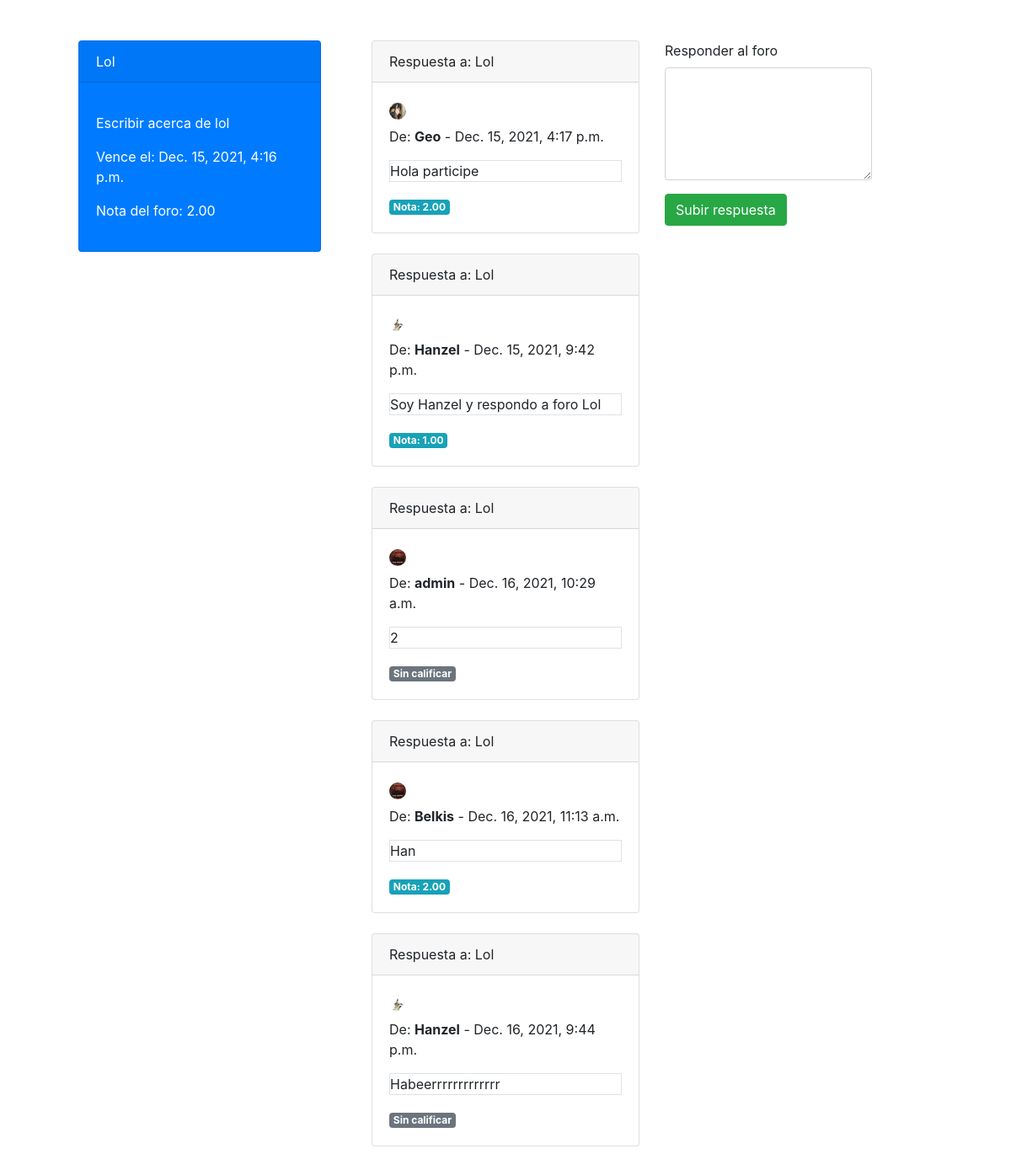
Before: /foro/4 with the older database file.
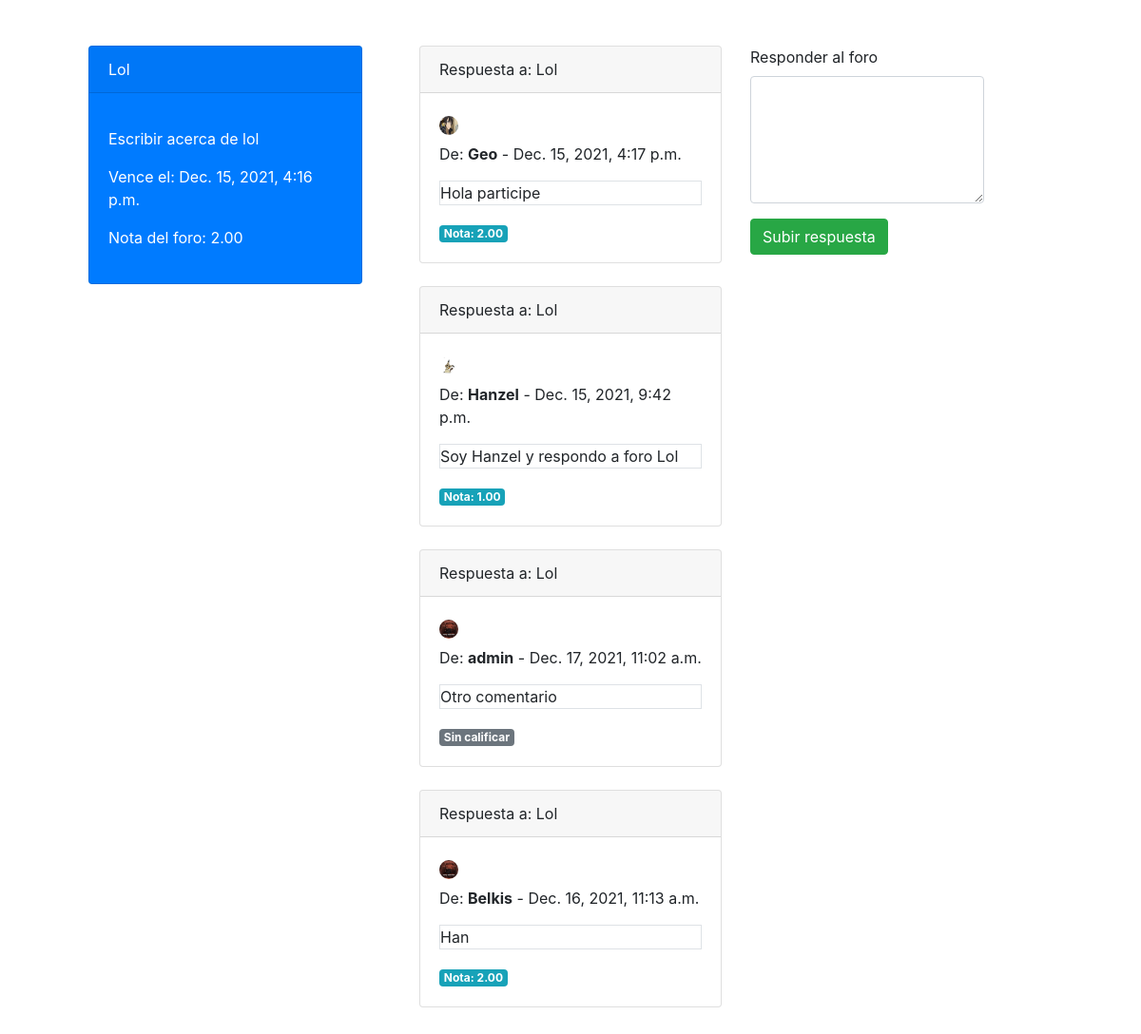
After: the same page with the newer database file.
### PortAll50/models.py (models this page shows, shortened)
class Foro(models.Model):
    nombre_foro = models.CharField(max_length=60)
    asignacion_foro = models.CharField(max_length=300)
    fecha_vencimiento = models.DateTimeField() #investigar
    nota = models.DecimalField(decimal_places=2, max_digits=5, null=True)
    seccion = models.ForeignKey(Seccion, on_delete=CASCADE, related_name="seccion_foro")
    class Meta:
        verbose_name_plural = "Foro"

class RespuestaForo(models.Model):
    respuesa_foro = models.CharField(max_length=1000)
    fecha_respuesta = models.DateTimeField(auto_now_add=True)
    nota = models.DecimalField(decimal_places=2, max_digits=5, null=True)
    foro = models.ForeignKey(Foro, on_delete=CASCADE, related_name="respuestas")
    cuenta = models.ForeignKey(Cuenta, on_delete=CASCADE, related_name="respuestas")
    class Meta:
        verbose_name_plural = "RespuestasForo"

class Cuenta(models.Model):
    username = models.OneToOneField(User, on_delete=CASCADE, related_name="info_cuenta")
    TIPO = [("1", "Estudiante"), ("2", "Docente")]
    tipo = models.CharField(max_length=1 ,choices=TIPO, default=1)
    imagen = models.ImageField(upload_to='users/', null = True) #investigar upload_to
    class Meta:
        verbose_name_plural = "Cuenta"

### PortAll50/views.py (the view)
# urls.py: path("foro/<int:id_foro>", views.foro, name="foro"),
def foro(request, id_foro):
    user = request.user
    foro = Foro.objects.get(id=id_foro)
    respuestasForo = RespuestaForo.objects.filter(foro=foro)
    seccion = foro.seccion
    curso = seccion.curso
    respondio = 0
    for respuesta in respuestasForo:
        if respuesta.cuenta.username == request.user:
            respondio = 1
    context = {
        "user": user,
        "foro": foro,
        "respuestasForo": respuestasForo,
        "curso": curso,
        "respondio": respondio
    }
    return render(request, "PortAll50/foro.html", context)

### PortAll50/templates/portall50/foro.html (shortened to what this page needs)
{% extends 'base.html' %}
{% load bootstrap4 %}
{% load static %}
{% block main %}
    <div class="container">
        <div class="row">
            <div class="col-lg-4">
                <div class="card text-white bg-primary mb-3" style="max-width: 18rem;">
                    <div class="card-title card-header">{{foro.nombre_foro}}</div>
                        <div class="card-body">
                            <p class="card-text"><p>{{foro.asignacion_foro}}</p>
                            <p>Vence el: {{foro.fecha_vencimiento}}</p>
                            <p>Nota del foro: {{foro.nota}}</p>
                        </div>
                    </div>
            </div>
            <div class="col-lg-4">
                {% for respuesta in respuestasForo %}
                    {% if respuesta.cuenta.username == user %}
                        <div class="card w-95 border-primary">
                            <div class="card-header">
                                Respuesta a: {{foro.nombre_foro}}
                            </div>
                            <div class="card-body">
                                <div class="circulo">
                                    <img class="imagen" src="{{respuesta.cuenta.imagen.url}}" class="card-img-top">
                                </div>
                                <p class="card-title"><p>De: <b>{{respuesta.cuenta.username}}</b> - {{respuesta.fecha_respuesta}}</p>
                                <p class="card-text border">{{respuesta.respuesa_foro}}</p>
                                {% if respuesta.nota %}
                                    <span class="badge badge-info">Nota: {{respuesta.nota}}</span>
                                {% else %}
                                    <a href="{% url 'editarRespuestaForo' respuesta.id foro.id %}"><i class="fas fa-pencil-alt"></i> Editar respuesta</a>
                                    <span class="badge badge-secondary">Sin calificar</span>
                                {% endif %}
                            </div>
                        </div>
                    {% else %}
                        <div class="card w-95">
                            <div class="card-header">
                                Respuesta a: {{foro.nombre_foro}}
                            </div>
                            <div class="card-body">
                                <div class="circulo">
                                    <img class="imagen" src="{{respuesta.cuenta.imagen.url}}" class="card-img-top">
                                </div>
                                <p class="card-title"><p>De: <b>{{respuesta.cuenta.username}}</b> - {{respuesta.fecha_respuesta}}</p>
                                <p class="card-text border">{{respuesta.respuesa_foro}}</p>
                                {% if respuesta.nota %}
                                    <span class="badge badge-info">Nota: {{respuesta.nota}}</span>
                                {% else %}
                                    <span class="badge badge-secondary">Sin calificar</span>
                                {% endif %}
                            </div>
                        </div>
                    {% endif %}
                    <br>
                {% endfor %}
            </div>
            <div class="col-lg-4">
                <form method="POST" action="{% url 'respuestaForo' %}" enctype="multipart/form-data">
                    <div class="input-group">
                        <div class="form-group">
                            <label for="exampleFormControlTextarea1">Responder al foro</label>
                            <textarea required name="respuesa_foro" class="form-control" id="exampleFormControlTextarea1" rows="5"></textarea>
                        </div>
                    </div>
                    {% if respondio == 0 %}
                        <button type="submit" class="btn btn-success">Subir respuesta</button>
                    {% else %}
                        <button type="button" class="btn btn-primary">Ya has respondido</button>
                    {% endif %}
                </form>
            </div>
        </div>
    </div>
{% endblock %}

### templates/base.html (shortened to what this page needs)
{% load bootstrap4 %}
{% load static %}
<!DOCTYPE html>
<html lang="sp">
<head>
    {% bootstrap_css %}
    <link href='https://unpkg.com/boxicons@2.0.9/css/boxicons.min.css' rel='stylesheet'>
    <link rel="stylesheet" href="{% static 'css/base.css' %}">
</head>
<body>
    <main class="container p-5">
        {% block main %}{% endblock %}
    </main>
</body>
</html>

### PortAll50/static/css/base.css (style rules this page uses)
.circulo { width: 20px; height: 20px; border-radius: 100%; }
.circulo > .imagen { width: 100%; height: 100%; border-radius: 100%; }

Changed rows visible on the page:
removed RespuestaForo: {{ foro.nombre_foro }} "Lol", cuenta.imagen (picture), cuenta.username "Hanzel", fecha_respuesta "Dec. 16, 2021, 9:44 p.m.", respuesa_foro "Habeerrrrrrrrrrrrr", shows "Sin calificar"
changed RespuestaForo "admin": fecha_respuesta "Dec. 16, 2021, 10:29 a.m." → "Dec. 17, 2021, 11:02 a.m."; respuesa_foro "2" → "Otro comentario"
